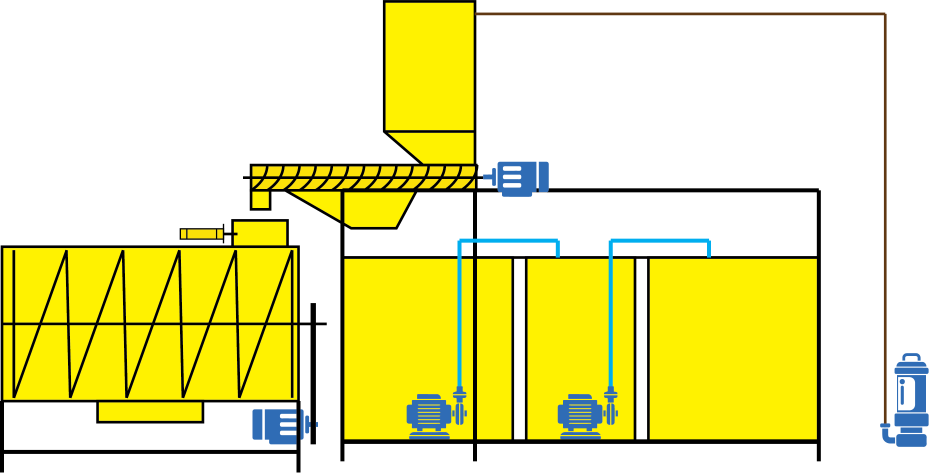
#> input picture Asset 4@4x.png, 2786 x 1417 px, found by its file name (shown at 1/3 size)
$ python convert_image.py
#> lines starting #> are read from the running program, lines starting #| are printed output that depends on the picture
#!/usr/bin/env python3
"""Resize PNG and convert to LVGL RGB565A8 C array for ESP32-P4 display."""
from PIL import Image
import struct, os

SRC = r'C:\Users\janre\SquareLine\assets\Asset 4@4x.png'
DST = r'C:\ESP PROJECTS\FarmWasteSolidAndLiquidSeparatorMachine\main\ui\images\ui_img_1839083635.c'
# Preserve original aspect ratio (2786x1417 = 1.966:1) at the original rendered size
# Original: scale=75/256 → 2786*75/256=816px, 1417*75/256=415px
W, H = 816, 415
# Stride: 816*3=2448 bytes per row (already 4-byte aligned, no padding needed)
STRIDE = W * 3  # 2448

img = Image.open(SRC).convert('RGBA').resize((W, H), Image.LANCZOS)
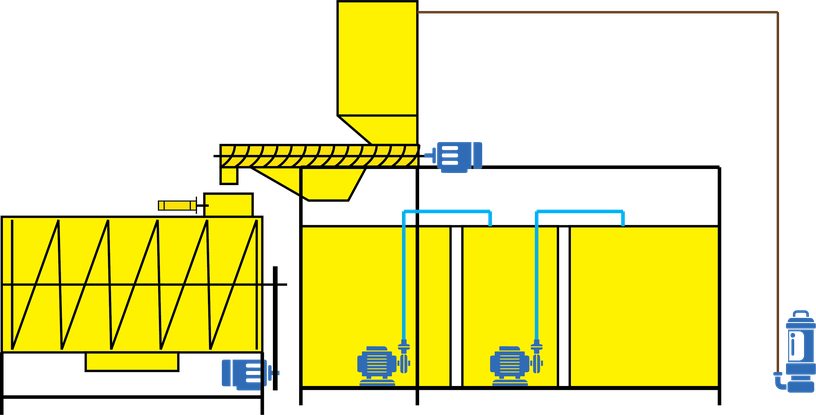
#> img: PIL image 816x415 RGBA; mean R, G, B, A 82.1, 80.2, 6.7, 101.9; transparent parts drawn white
pixels = list(img.getdata())
#> pixels = 338640 items

# Build RGB565A8 byte stream (LVGL LV_COLOR_FORMAT_NATIVE_WITH_ALPHA, depth=16)
data = bytearray()
for r, g, b, a in pixels:
    rgb565 = ((r & 0xF8) << 8) | ((g & 0xFC) << 3) | (b >> 3)
    data += struct.pack('<H', rgb565)  # little-endian 16-bit colour
    data.append(a)                    # 8-bit alpha

print(f'Pixels: {len(pixels)}, bytes: {len(data)}, expected: {W*H*3}')
#| Pixels: 338640, bytes: 1015920, expected: 1015920

# Generate C hex rows
BYTES_PER_ROW = 16
rows = []
for i in range(0, len(data), BYTES_PER_ROW):
    chunk = data[i : i + BYTES_PER_ROW]
    rows.append('    ' + ','.join(f'0x{b:02X}' for b in chunk) + ',')
#> this loop made 63495 passes
#> i on passes 2 to 4: 16, 32, 48
#> after the loop, rows = 63495 items
hex_block = '\n'.join(rows)

c_source = (
    "// This file was generated by SquareLine Studio\n"
    "// SquareLine Studio version: SquareLine Studio 1.6.1\n"
    "// LVGL version: 9.2.2\n"
    "// Project name: Water Sepparator\n"
    "\n"
    '#include "../ui.h"\n'
    "\n"
    "#ifndef LV_ATTRIBUTE_MEM_ALIGN\n"
    "    #define LV_ATTRIBUTE_MEM_ALIGN\n"
    "#endif\n"
    "\n"
    f"// IMAGE DATA: assets/Asset 4@4x.png  (resized {W}x{H}, preserving original 1.966:1 aspect ratio)\n"
    "const LV_ATTRIBUTE_MEM_ALIGN uint8_t ui_img_1839083635_data[]  = {\n"
    + hex_block + "\n"
    "};\n"
    "const lv_image_dsc_t ui_img_1839083635 = {\n"
    f"    .header.w = {W},\n"
    f"    .header.h = {H},\n"
    f"    .header.stride = {STRIDE},\n"
    "    .data_size = sizeof(ui_img_1839083635_data),\n"
    "    .header.cf = LV_COLOR_FORMAT_NATIVE_WITH_ALPHA,\n"
    "    .header.magic = LV_IMAGE_HEADER_MAGIC,\n"
    "    .data = ui_img_1839083635_data\n"
    "};\n"
)

with open(DST, 'w', newline='\n') as f:
    f.write(c_source)

print(f'Written {os.path.getsize(DST)/1024/1024:.2f} MB  ->  {DST}')
